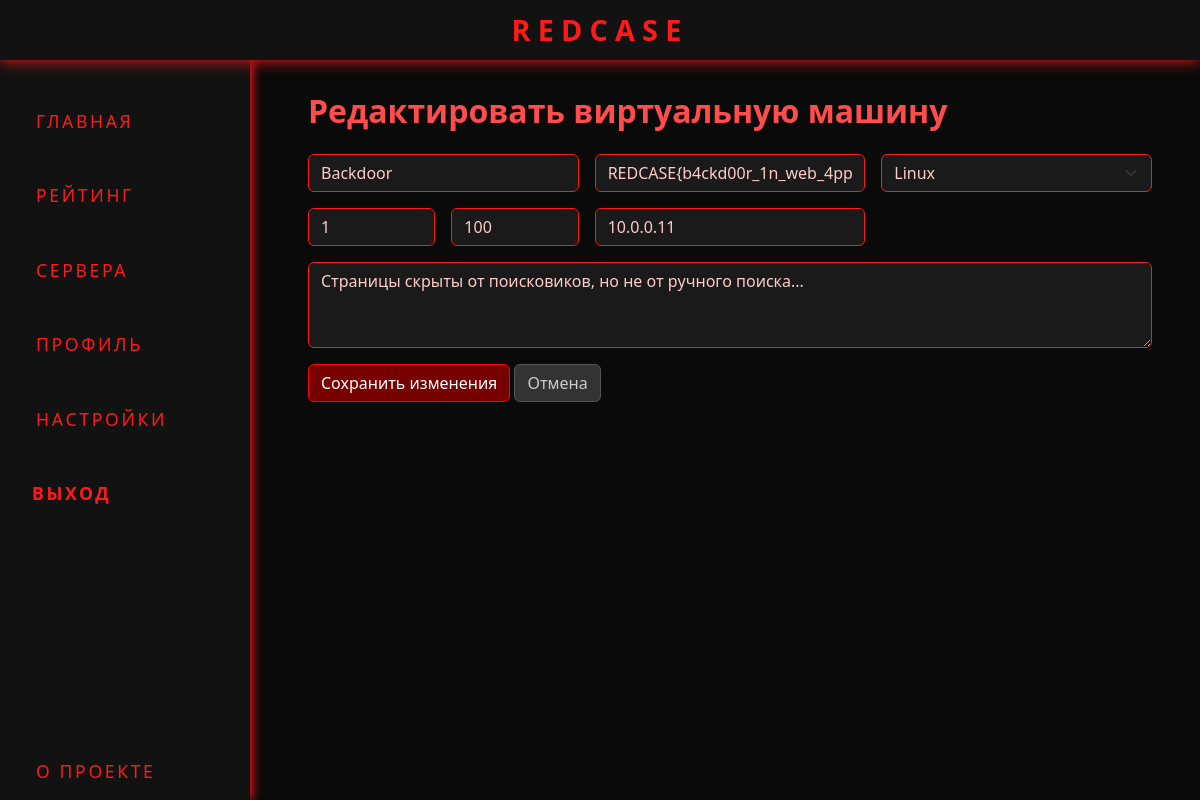
The page /edit_vm/cd93e4c7-87c6-4349-a803-040731cb5103 (signed in) on the database its author committed.
### models.py (models this page shows)
class VirtualMachine(db.Model):
    __tablename__ = 'VirtualMachines'
    uuid = db.Column(db.String, primary_key=True)
    name = db.Column(db.String, nullable=False)
    flag = db.Column(db.String, nullable=False)
    platform = db.Column(db.String, nullable=False)  # 'Windows' или 'Linux'
    difficulty = db.Column(db.Integer, nullable=False)  # 1–5
    description = db.Column(db.Text, nullable=False)
    score = db.Column(db.Integer, nullable=False)
    ip_address = db.Column(db.String, nullable=False)
    solve_count = db.Column(db.Integer, default=0)
    first_blood_uuid = db.Column(db.String, nullable=True)
    author_uuid = db.Column(db.String, nullable=False)

### app.py (the view, shortened to what this page needs)
@app.route('/edit_vm/<uuid>', methods=['GET', 'POST'])
@login_required
def edit_vm(uuid):
    if not current_user.is_admin:
        flash('Доступ запрещён: только для администраторов', 'danger')
        return redirect(url_for('index'))
    vm = VirtualMachine.query.get_or_404(uuid)
    return render_template('edit_vm.html', vm=vm)

### app.py (called while the page is built)
@login_manager.user_loader
def load_user(user_uuid):
    return User.query.filter_by(uuid=user_uuid).first()

### templates/edit_vm.html (shortened to what this page needs)
{% extends "base_admin.html" %}
{% block content %}
<div class="container-fluid p-0">
  <h2 class="mb-4" style="color: #ff4c4c; font-weight: 700;">Редактировать виртуальную машину</h2>
  <form method="POST">
    <div class="row g-3 mb-3">
      <div class="col-md-4">
        <input type="text" name="name" class="form-control" value="{{ vm.name }}" placeholder="Имя ВМ" required>
      </div>
      <div class="col-md-4">
        <input type="text" name="flag" class="form-control" value="{{ vm.flag }}" placeholder="Флаг (например, Flag{...})" required>
      </div>
      <div class="col-md-4">
        <select name="platform" class="form-select" required>
          <option value="Linux" {% if vm.platform == 'Linux' %}selected{% endif %}>Linux</option>
        </select>
      </div>
      <div class="col-md-2">
        <select name="difficulty" class="form-control" required>
          {% for i in range(1, 6) %}
            <option value="{{ i }}" {% if vm.difficulty == i %}selected{% endif %}>{{ i }}</option>
          {% endfor %}
        </select>
      </div>
      <div class="col-md-2">
        <input type="number" name="score" class="form-control" placeholder="Очки" value="{{ vm.score }}" required>
      </div>
      <div class="col-md-4">
        <input type="text" name="ip_address" class="form-control" placeholder="IP-адрес" value="{{ vm.ip_address }}" required>
      </div>
      <div class="col-12">
        <textarea name="description" class="form-control" rows="3" placeholder="Описание" required>{{ vm.description }}</textarea>
      </div>
    </div>
    <button type="submit" class="btn btn-danger">Сохранить изменения</button>
    <a href="{{ url_for('servers_info') }}" class="btn btn-secondary">Отмена</a>
  </form>
</div>
{% endblock %}

### templates/base_admin.html (style rules this page uses)
body, html { height: 100%; margin: 0; background-color: #0a0a0a; font-family: 'Segoe UI', Tahoma, Geneva, Verdana, sans-serif; color: #eee; overflow: hidden; }

### templates/edit_vm.html (style rules this page uses)
.form-control, .form-select, textarea { background-color: #1a1a1a; color: #ffcccc; border: 1px solid #ff1a1a; }
.form-control::placeholder, textarea::placeholder { color: #ff9999; }
input[type="number"] { -moz-appearance: textfield; }
.btn-danger { background-color: #770000; border-color: #ff0000; }
.btn-secondary { background-color: #333; border-color: #555; color: #ccc; }

### rows shown on the page
VirtualMachine: name "Backdoor", flag "REDCASE{b4ckd00r_1n_web_4pp}", platform "Linux", difficulty "1", score "100", ip_address "10.0.0.11", description "Страницы скрыты от поисковиков, но не от ручного поиска..."
